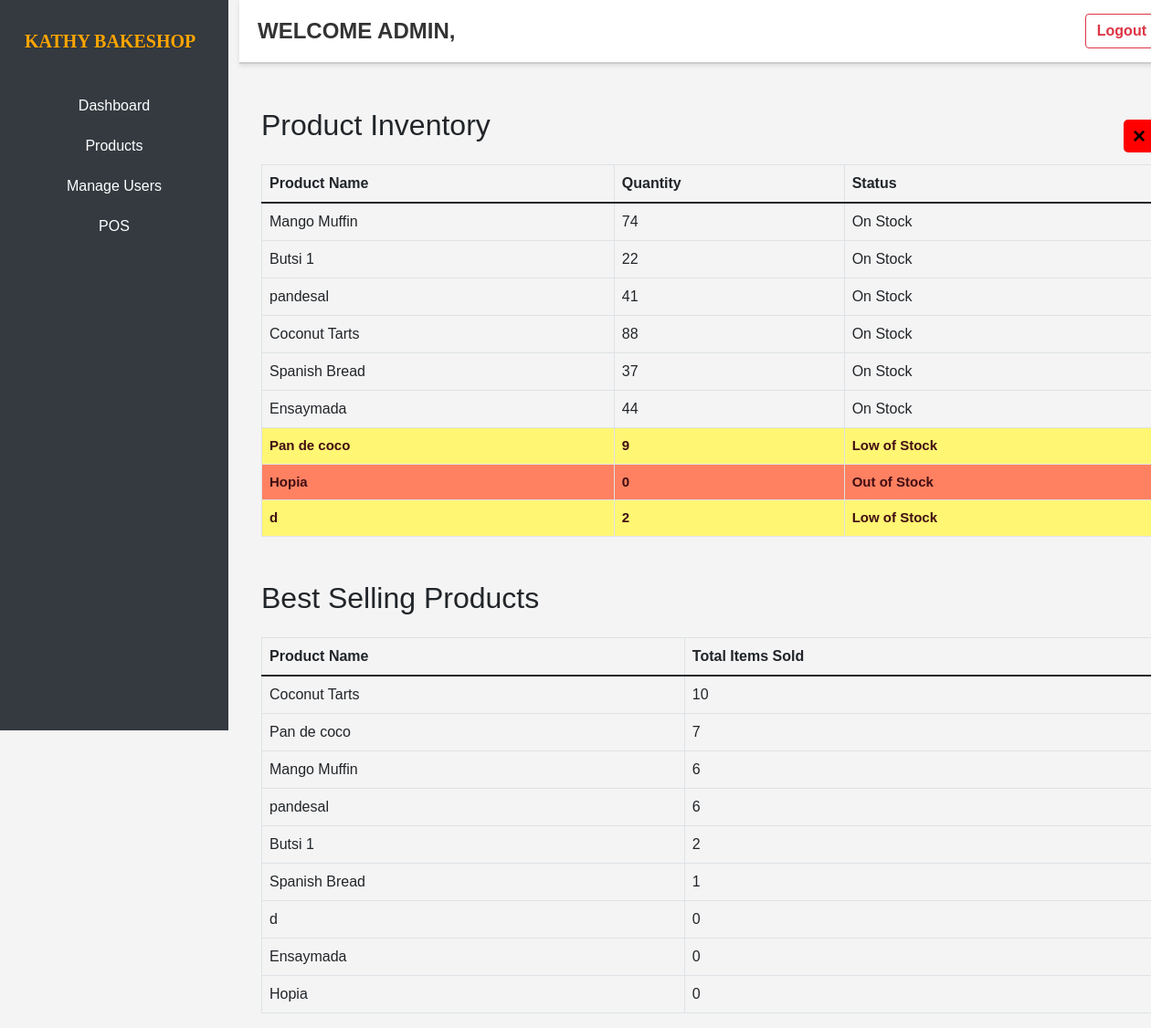
Page /Admin-WEB/dashboard/Products_history/index.php on the earlier database version.
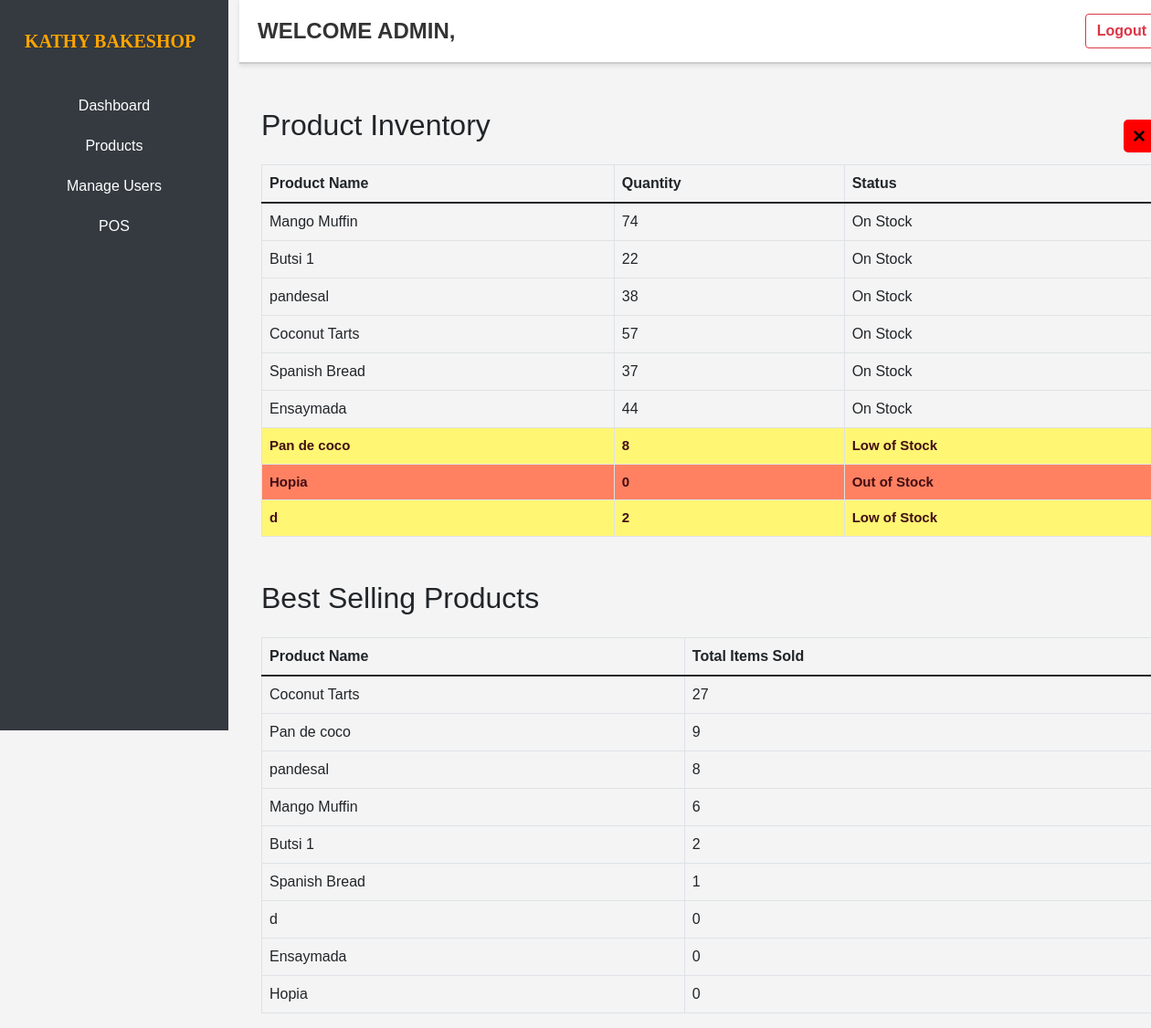
Same page on the later database version.
### tables this page shows
CREATE TABLE IF NOT EXISTS `products` (
  `id` int NOT NULL AUTO_INCREMENT,
  `product_name` varchar(50) NOT NULL,
  `price` decimal(10,2) NOT NULL,
  `image` longblob NOT NULL,
  `description` varchar(1000) NOT NULL,
  `quantity` int NOT NULL,
  PRIMARY KEY (`id`),
  UNIQUE KEY `id` (`id`)
);

### Classes/display_product_info.php (called while the page is built, shortened)
<?php
$database = new Database();
$conn = $database->conn;
$productQuery = "SELECT * FROM products";
$productResult = $conn->query($productQuery);
$bestProductQuery = "SELECT p.product_name, IFNULL(SUM(od.quantity), 0) AS total_sold
                      FROM products p
                      LEFT JOIN order_details od ON od.product_id = p.id
                      GROUP BY p.product_name
                      ORDER BY total_sold DESC";
$bestProductResult = $conn->query($bestProductQuery);

### Admin-WEB/dashboard/Products_history/index.php (the view, shortened to what this page needs)
<?php
include "../../../Classes/display_product_info.php";
include "../includes/header.php";
?>
<div class="container mt-5">
    <div class="d-flex justify-content-between align-items-center">
        <h2 class="mb-4">Product Inventory</h2>
        <a href=".." style=" text-decoration: none; color: black; background-color: red; padding: 0px 10px; font-size: 1.5em; font-weight: bold; border-radius: 5px; display: inline-block; cursor: pointer;">&times;</a>
    </div>
    <table class="table table-bordered">
        <thead>
            <tr>
                <th>Product Name</th>
                <th>Quantity</th>
                <th>Status</th>
            </tr>
        </thead>
        <tbody>
            <?php
            if ($productResult->num_rows > 0) {
                while ($row = $productResult->fetch_assoc()) {
                    $status = 'On Stock';
                    if ($row['quantity'] == 0) {
                        $status = 'Out of Stock';
                    } elseif ($row['quantity'] < 10) {
                        $status = 'Low of Stock';
                    }
                    $rowClass = ($status == 'Out of Stock') ? 'table-out-of-stock' : (($status == 'Low of Stock') ? 'table-low-of-stock' : '');
                    echo "<tr class='$rowClass'>
                            <td>{$row['product_name']}</td>
                            <td>{$row['quantity']}</td>
                            <td>{$status}</td>
                          </tr>";
                }
            } else {
                echo "<tr><td colspan='3'>No products found.</td></tr>";
            }
            ?>
        </tbody>
    </table>
    <h2 class="mt-5 mb-4">Best Selling Products</h2>
    <table class="table table-bordered">
        <thead>
            <tr>
                <th>Product Name</th>
                <th>Total Items Sold</th>
            </tr>
        </thead>
        <tbody>
            <?php
            if ($bestProductResult->num_rows > 0) {
                while ($row = $bestProductResult->fetch_assoc()) {
                    echo "<tr>
                            <td>{$row['product_name']}</td>
                            <td>{$row['total_sold']}</td>
                          </tr>";
                }
            } else {
                echo "<tr><td colspan='2'>No best-selling products found.</td></tr>";
            }
            ?>
        </tbody>
    </table>
</div>

Differences in the rows shown:
changed products "pandesal": quantity "41" → "38"
changed products "Coconut Tarts": quantity "88" → "57"
changed products "Pan de coco": quantity "9" → "8"
Other differences:
new list line: "Coconut Tarts 27"
new list line: "Pan de coco 9"
new list line: "pandesal 8"
list line gone: "Coconut Tarts 10"
list line gone: "Pan de coco 7"
list line gone: "pandesal 6"
